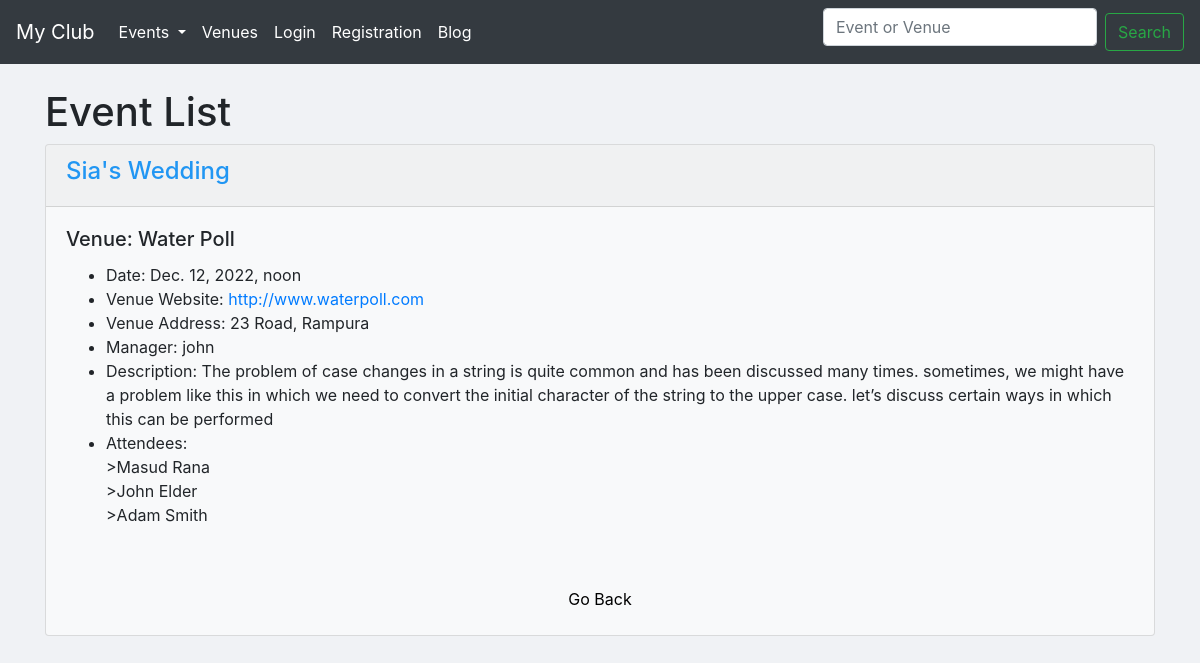
/show-event/eventid7/, run on the app's committed database.
### events/models.py (models this page shows, shortened)
class Event(models.Model):
	name = models.CharField('Event name', max_length=120)
	event_date = models.DateTimeField('Event date')
	venue = models.ForeignKey(Venue, null=True, on_delete=models.CASCADE) # Many to One Relation
	manager = models.ForeignKey(User, blank=True,on_delete=models.CASCADE) # Many to one Relation
	description = models.TextField(blank=True)
	attendees = models.ManyToManyField(MyClubUser,blank=True) # Many to Many Relation
	approved = models.BooleanField("Approved", default=False)
	def __str__(self):
		return self.name

class Venue(models.Model):
	name = models.CharField(verbose_name='Venue name', max_length=120)
	address = models.CharField(max_length=300)
	zip_code = models.CharField('Zip Code',max_length=10,blank=True)
	phone = models.CharField('Contact phone',max_length=15,blank=True)
	web = models.URLField('Website address', blank=True)
	email = models.EmailField('Email address',blank=True)
	owner = models.PositiveIntegerField(verbose_name='Venue Owner', blank=False, default=1)
	book = models.BooleanField(default=False, blank=True)
	images = models.ImageField(upload_to='venue/images/',verbose_name='Upload Image')
	def __str__(self):
		return self.name

class MyClubUser(models.Model):
	first_name = models.CharField(max_length=30)
	last_name = models.CharField(max_length=30)
	email = models.EmailField('User email')
	def __str__(self):
		return self.first_name + ' ' + self.last_name

### events/views.py (the view)
# urls.py: path('show-event/eventid<int:event_id>/', views.show_event, name='show-event'),
def show_event(request, event_id):
	event = Event.objects.get(pk=event_id)
	return render(request, 'events/show_event.html',{'event':event})

### events/templates/events/show_event.html (shortened to what this page needs)
{% extends 'events/base.html' %}
    {% block content %}
      <h1>Event List</h1>
      <div class="card bg-light mb-3">
        <div class="card-header" style="color:#2196f3;"> <strong> <h4>{{event | title}}</h4> </strong> </div>
          <div class="card-body">
            <h5 class="card-title">Venue: {{event.venue | title}}</h5>
            <ul>
              <li>Date: {{event.event_date}}</li>
              <li>Venue Website: <a href="{{event.venue.web}}" target="_blank">{{event.venue.web}}</a></li>
              <li>Venue Address: {{event.venue.address}}</li>
              <li>Manager: {{event.manager}}</li>
              <li>Description: {{event.description}}</li>
              <li>Attendees:<br/>
              {% for userattend in event.attendees.all %}
                >{{userattend}}<br>
                {% endfor %}
              </li>
            </ul>
        <br>
    </div>
    <div class="text-center">
      <a id="back" style="padding:8px;text-decoration: none;color: black;" href="{% url 'list-events' %}">Go Back</a><br><br>
  </div>
  </div>
    {% endblock content %}

### data on the page
Event: name "Sia's Wedding", venue "Water Poll", event_date "Dec. 12, 2022, noon", venue.web "http://www.waterpoll.com", venue.address "23 Road, Rampura", manager "john", description "The problem of case changes in a string is quite common and has been discussed many times. sometimes, we might have a problem like this in which we need to convert the initial character of the string to the upper case. let’s discuss certain ways in which this can be performed"
MyClubUser: first_name+last_name "Masud Rana"
MyClubUser: first_name+last_name "John Elder"
MyClubUser: first_name+last_name "Adam Smith"
